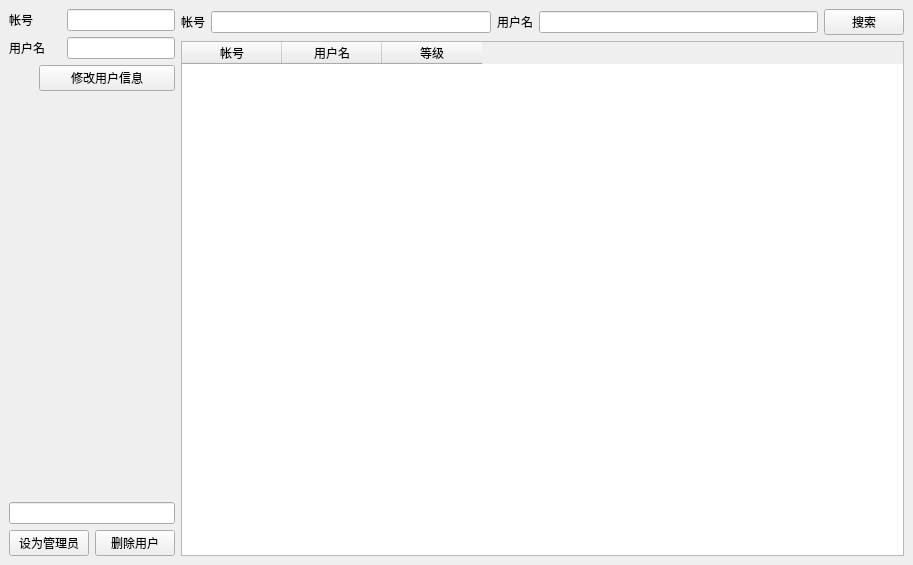
<?xml version="1.0" encoding="UTF-8"?>
<ui version="4.0">
 <class>user_imformation</class>
 <widget class="QMainWindow" name="user_imformation">
  <property name="geometry">
   <rect>
    <x>0</x>
    <y>0</y>
    <width>913</width>
    <height>565</height>
   </rect>
  </property>
  <property name="windowTitle">
   <string>MainWindow</string>
  </property>
  <widget class="QWidget" name="centralwidget">
   <layout class="QGridLayout" name="gridLayout">
    <item row="0" column="0">
     <widget class="QLabel" name="label">
      <property name="text">
       <string>帐号</string>
      </property>
     </widget>
    </item>
    <item row="0" column="2" colspan="2">
     <widget class="QLineEdit" name="modify_id_edit"/>
    </item>
    <item row="1" column="0" colspan="2">
     <widget class="QLabel" name="label_2">
      <property name="text">
       <string>用户名</string>
      </property>
     </widget>
    </item>
    <item row="1" column="2" colspan="2">
     <widget class="QLineEdit" name="modify_name_edit"/>
    </item>
    <item row="2" column="1" colspan="3">
     <widget class="QPushButton" name="modify_but">
      <property name="text">
       <string>修改用户信息</string>
      </property>
     </widget>
    </item>
    <item row="3" column="1" colspan="2">
     <spacer name="verticalSpacer">
      <property name="orientation">
       <enum>Qt::Vertical</enum>
      </property>
      <property name="sizeHint" stdset="0">
       <size>
        <width>20</width>
        <height>40</height>
       </size>
      </property>
     </spacer>
    </item>
    <item row="0" column="4" rowspan="5">
     <layout class="QGridLayout" name="gridLayout_2">
      <item row="0" column="0">
       <layout class="QHBoxLayout" name="horizontalLayout">
        <item>
         <widget class="QLabel" name="label_5">
          <property name="text">
           <string>帐号</string>
          </property>
         </widget>
        </item>
        <item>
         <widget class="QLineEdit" name="search_id_edit"/>
        </item>
        <item>
         <widget class="QLabel" name="label_4">
          <property name="text">
           <string>用户名</string>
          </property>
         </widget>
        </item>
        <item>
         <widget class="QLineEdit" name="search_name_edit"/>
        </item>
        <item>
         <widget class="QPushButton" name="search_but">
          <property name="text">
           <string>搜索</string>
          </property>
         </widget>
        </item>
       </layout>
      </item>
      <item row="1" column="0">
       <widget class="QTableWidget" name="user_table">
        <column>
         <property name="text">
          <string>帐号</string>
         </property>
        </column>
        <column>
         <property name="text">
          <string>用户名</string>
         </property>
        </column>
        <column>
         <property name="text">
          <string>等级</string>
         </property>
        </column>
       </widget>
      </item>
     </layout>
    </item>
    <item row="4" column="0" colspan="4">
     <layout class="QGridLayout" name="gridLayout_3">
      <item row="1" column="0">
       <widget class="QPushButton" name="lvlup_but">
        <property name="text">
         <string>设为管理员</string>
        </property>
       </widget>
      </item>
      <item row="1" column="1">
       <widget class="QPushButton" name="delete_but">
        <property name="text">
         <string>删除用户</string>
        </property>
       </widget>
      </item>
      <item row="0" column="0" colspan="2">
       <widget class="QLineEdit" name="user_id_edit"/>
      </item>
     </layout>
    </item>
   </layout>
  </widget>
 </widget>
 <resources/>
 <connections/>
</ui>
